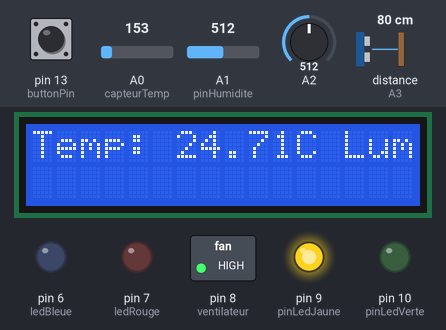
Recording of a sketch running on a simulated Arduino Uno, built with avr-gcc and run on an emulated ATmega328P. Parts: 16×2 character LCD, switched loads named in the sketch (green lamp = pin HIGH), output pins drawn as LEDs (lit = HIGH). Wiring (inferred from the names in the program): ultrasonic range finder: trigger A4; echo A3. Inputs (shaded band) come from the test bench; at power-on: A0 (capteurTemp) = 153, A1 (pinHumidite) = 512, pin 13 (buttonPin) HIGH, distance to the obstacle (sensor on A3) 80 cm, A2 = 512. The echo pulse lasts 58.3 µs per cm; pins used as bus, display or sensor lines are not drawn; what the sketch prints to the serial monitor is not drawn.

Above: at 1.2 s.
1.3 s: A0 (capteurTemp) set to 147
At 2.5 s:
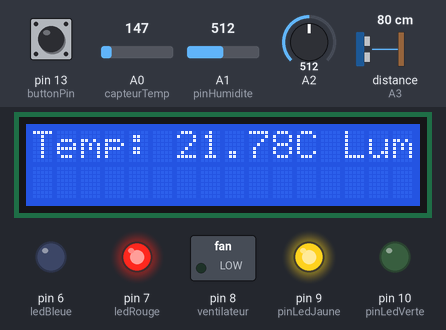
2.9 s: A0 (capteurTemp) set to 133
At 3.8 s:
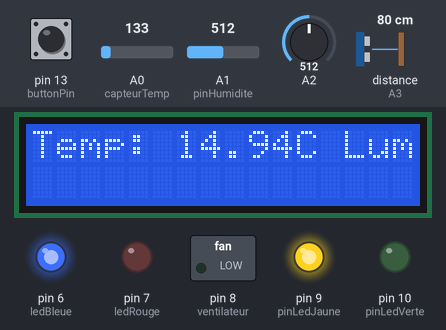
4.4 s: A1 (pinHumidite) set to 505
At 5.6 s:
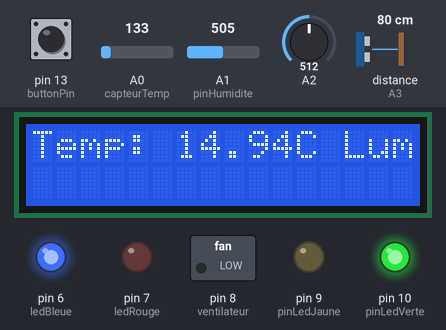
5.9 s: A0 (capteurTemp) set to 165
At 7.1 s:
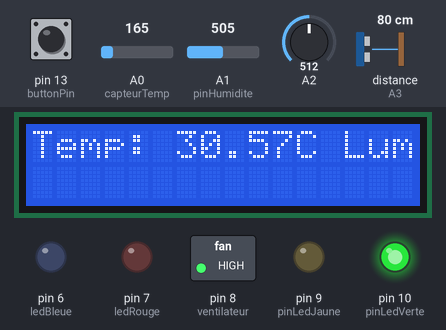
7.5 s: pin 13 (buttonPin) pulled LOW for 3.2 s
At 11.0 s:
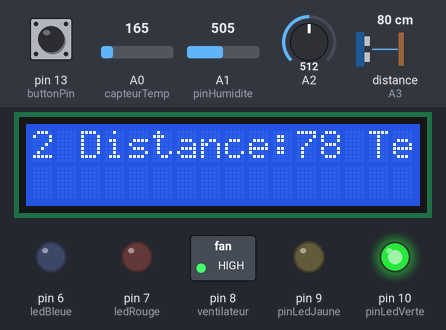
12.2 s: distance to the obstacle (sensor on A3) set to 2 cm
At 13.2 s:
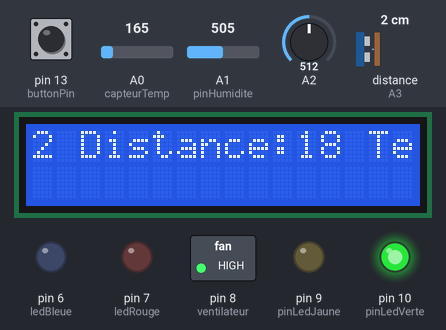
Timing chart, 0 to 14.9 s (numbered marks = the images above; inputs shaded):
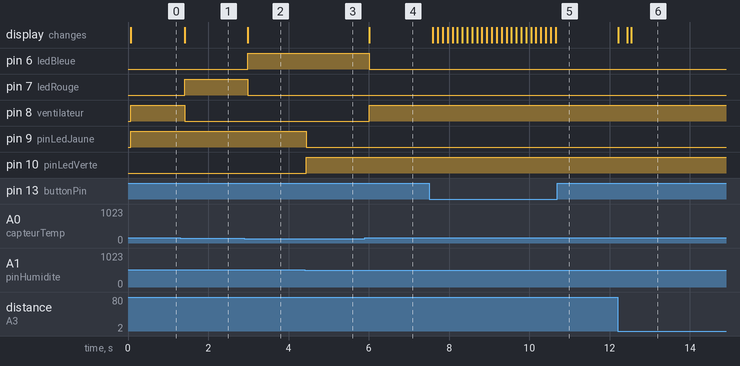

Measured:
- the behaviour switches between 148 and 147 on A0 (capteurTemp) (found by bisection; images 0 and 1)
- the behaviour switches between 512 and 511 on A1 (pinHumidite) (found by bisection; images 2 and 3)
- after the input at 1.3 s, pin 7 (ledRouge): LOW → HIGH after 0.11 s; pin 8 (ventilateur): HIGH → LOW after 0.11 s; the display: changes after 0.11 s (image 1)
- after the input at 2.9 s, pin 6 (ledBleue): LOW → HIGH after 0.08 s; pin 7 (ledRouge): HIGH → LOW after 0.08 s; the display: changes after 0.08 s (image 2)
- after the input at 4.4 s, pin 9 (pinLedJaune): HIGH → LOW at once; pin 10 (pinLedVerte): LOW → HIGH at once
- after the input at 5.9 s, pin 6 (ledBleue): HIGH → LOW after 0.11 s; pin 8 (ventilateur): LOW → HIGH after 0.11 s; the display: changes after 0.11 s (image 4)
- after the input at 7.5 s, the display: first changes after 0.10 s (image 5 shows a later state)
- after the input at 12.2 s, the display: changes at once (image 6)

The sketch:

Tableau-de-bord.ino
```cpp
#include <LiquidCrystal.h> // Inclure la bibliothèque pour l'écran LCD

// Numéro des broches auxquelles sont
// connectées les LED
int ledBleue = 6;
int ledRouge = 7;
int ventilateur = 8;

int capteurTemp = A0;    // Port analogique pour lire la température

LiquidCrystal lcd(12, 11, 5, 4, 3, 2); // Initialisation de l'écran LCD avec les broches correspondantes

int brightness = 0;       // Variable pour stocker la luminosité

// Définition des seuils d'humidité pour les différentes LED
const int seuilConfortable = 50;
const int seuilAlerte = 200;

// Configuration des broches de l'Arduino
const int pinHumidite = A1;
const int pinLedVerte = 10;
const int pinLedJaune = 9;

const int trigPin = A4;    // Broche TRIG du capteur de distance
const int echoPin = A3;   // Broche ECHO du capteur de distance
int buttonPin = 13;        // Broche utilisée pour le bouton
long duration, distance;


// le code dans cette fonction est exécuté une fois au début
void setup() {
  // indique que les broches des LED et du ventilateur sont des sorties :
  // on va modifier leur tension
  pinMode(ledBleue, OUTPUT);
  pinMode(ledRouge, OUTPUT);
  pinMode(ventilateur, OUTPUT);

  // Initialisation de l'écran LCD
  lcd.begin(16, 2);

  // On établit la liaison série à 9600 bits par seconde
  Serial.begin(9600);

  pinMode(pinLedVerte, OUTPUT);
  pinMode(pinLedJaune, OUTPUT);

  pinMode(trigPin, OUTPUT);
  pinMode(echoPin, INPUT);
  pinMode(buttonPin, INPUT_PULLUP);
}


// le code dans cette fonction est exécuté en boucle
void loop() {
  // On lit la tension en A0
  int valeurbrute = analogRead(capteurTemp);

  // La tension est un entier qui va de 0 à 1024 fois la tension de 5V
  float tension = (valeurbrute * 5 /1024.0);
  // On convertit en temperature en degré Celcius
  float temperature = (tension - 0.5) * 100;

  if (temperature > 22){
    digitalWrite(ledBleue, LOW);
    digitalWrite(ledRouge, LOW);
    digitalWrite(ventilateur, HIGH); // Démarrer le ventilateur
    Serial.print("Le the est trop chaud : ");
    lcd.setCursor(0, 0); // Positionner le curseur de l'écran LCD en haut à gauche
    lcd.print("Temp: "); // Afficher la température sur l'écran LCD
    lcd.print(temperature);
    lcd.print("C ");
  }
  else if (temperature <= 22 && temperature >= 19){
    digitalWrite(ledBleue, LOW);
    digitalWrite(ventilateur, LOW); // Arrêter le ventilateur
    digitalWrite(ledRouge, HIGH);
    Serial.print("La temperature est correcte : ");
    lcd.setCursor(0, 0); // Positionner le curseur de l'écran LCD en haut à gauche
    lcd.print("Temp: "); // Afficher la température sur l'écran LCD
    lcd.print(temperature);
    lcd.print("C ");
  }
  else if (temperature >= 10 && temperature < 19){
    digitalWrite(ledRouge, LOW);
    digitalWrite(ventilateur, LOW); // Arrêter le ventilateur
    digitalWrite(ledBleue, HIGH);
    Serial.print("La temperature est basse : ");
    lcd.setCursor(0, 0); // Positionner le curseur de l'écran LCD en haut à gauche
    lcd.print("Temp: "); // Afficher la température sur l'écran LCD
    lcd.print(temperature);
    lcd.print("C ");
  }
  else{
    digitalWrite(ledRouge, LOW);
    digitalWrite(ventilateur, LOW); // Arrêter le ventilateur
    digitalWrite(ledBleue, HIGH);
    Serial.print("La temperature est basse : ");
    lcd.setCursor(0, 0); // Positionner le curseur de l'écran LCD en haut à gauche
    lcd.print("Temp: "); // Afficher la température sur l'écran LCD
    lcd.print(temperature);
    lcd.print("C ");
  }
  // Lecture du taux d'humidité
  int humidite = analogRead(pinHumidite);

  // Conversion de la valeur lue en pourcentage
  float pourcentageHumidite = humidite * 100.0 / 1023.0;

  // Affichage de la valeur lue sur le moniteur série
  Serial.print("Humidite: ");
  Serial.print(pourcentageHumidite);
  Serial.println("%");

  // Allumage de la LED verte si l'humidité est confortable, sinon allumage de la LED jaune
  if (pourcentageHumidite <= seuilConfortable) {
    digitalWrite(pinLedVerte, HIGH);
    digitalWrite(pinLedJaune, LOW);
  } else if (pourcentageHumidite > seuilConfortable && pourcentageHumidite <= seuilAlerte) {
    digitalWrite(pinLedVerte, LOW);
    digitalWrite(pinLedJaune, HIGH);
  } else {
    digitalWrite(pinLedVerte, LOW);
    digitalWrite(pinLedJaune, LOW);
  }

  // Pause avant la lecture suivante du taux d'humidité
  //delay(1000);

   // Lecture de la valeur de la broche A0 pour obtenir la luminosité
  brightness = analogRead(A2);
  // Mesure de la distance à l'aide du capteur de distance HC-SR04
  digitalWrite(trigPin, LOW);
  delayMicroseconds(2);
  digitalWrite(trigPin, HIGH);
  delayMicroseconds(10);
  digitalWrite(trigPin, LOW);
  duration = pulseIn(echoPin, HIGH);
  distance = duration * 0.034 / 2;

 // Affichage de la luminosité et de la distance sur l'afficheur LCD
  //lcd.setCursor(0, 0); // Positionne le curseur sur la deuxième ligne
  lcd.print("Luminosite:");
  lcd.print(brightness); // Affiche la valeur de la luminosité
  lcd.print(" Distance:");
  lcd.print(distance); // Affiche la valeur de la distance

  // Vérifie si le bouton est appuyé
  if (digitalRead(buttonPin) == LOW) {
  	delay(10); // Délai pour éviter les rebonds
    //Si le bouton est appuyé, fait défiler les informations sur l'afficheur LCD
    lcd.scrollDisplayLeft(); // Défilement vers la gauche
  }

  delay(100); // Délai pour rafraîchir la lecture de la luminosité et de la distance


}
```
